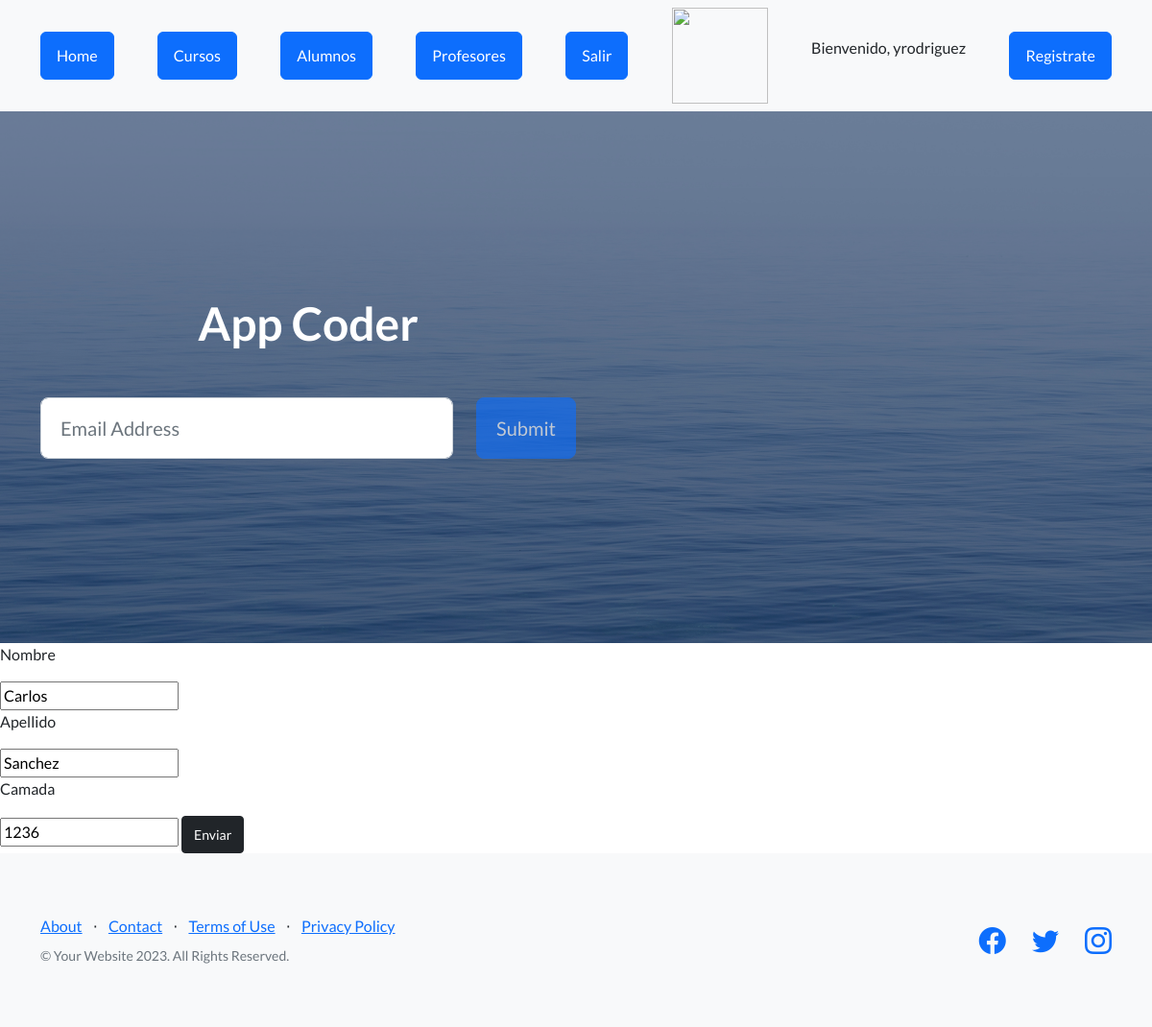
Page /AppCoder/editar_alumnos/1 (signed in) on the committed database.
### AppCoder/models.py (models this page shows, shortened)
class Alumnos(models.Model): #estoy creando una clase alumnos que esta heredando la clase de model generando herencia de funcionalidades
    nombre = models.CharField(max_length=40) #campo char es str >> estoy definiendo tipo de dato de columna
    apellido = models.CharField(max_length=40)
    camada = models.IntegerField() #campo char es int >> estoy definiendo tipo de dato de columna
    class Meta:
        db_table = "AppCoder_alumnos"  # Especifica el nombre de la tabla en la base de datos

### AppCoder/views.py (the view)
# urls.py: path("editar_alumnos/<int:id>", views.editar_alumnos, name="editar_alumnos"),
@login_required
def editar_alumnos(request, id):
    alumnos = Alumnos.objects.get(id=id)
    if request.method == "POST":
        mi_formulario = Alumnos_formulario(request.POST)
        if mi_formulario.is_valid():
            datos = mi_formulario.cleaned_data
            alumnos.nombre = datos["nombre"]
            alumnos.apellido = datos["apellido"]
            alumnos.camada = datos["camada"]
            alumnos.save()
            alumnos = Alumnos.objects.all()
            return render(request, "alumnos.html", {"alumnos": alumnos})
    else:
        mi_formulario = Alumnos_formulario(initial={"nombre": alumnos.nombre, "apellido": alumnos.apellido, "camada": alumnos.camada})
    return render(request, "editar_alumnos.html", {"mi_formulario": mi_formulario, "alumnos": alumnos})

### AppCoder/forms.py
class Alumnos_formulario(forms.Form):
    nombre = forms.CharField(max_length=30)
    apellido = forms.CharField(max_length=30)
    camada = forms.IntegerField()

### AppCoder/template/editar_alumnos.html (shortened to what this page needs)
{% extends "padre.html" %}
{% load static %}
{% block contenido %}
<form action="{% url 'editar_alumnos' alumnos.id %}" method="POST">
    <p>Nombre</p>
    {{ mi_formulario.nombre }}
    <p>Apellido</p>
    {{ mi_formulario.apellido }}
    <p>Camada</p>
    {{ mi_formulario.camada }}
    <button class="btn btn-dark btn-sm">Enviar</button>
</form>
{% endblock %}

### AppCoder/template/padre.html (shortened to what this page needs)
<!DOCTYPE html>
<html lang="en">
    <head>
        {% load static %}
        <link href="https://cdn.jsdelivr.net/npm/bootstrap-icons@1.5.0/font/bootstrap-icons.css" rel="stylesheet" type="text/css" />
        <link href="{% static 'AppCoder/css/styles.css' %}" rel="stylesheet" />
    </head>
    <body>
        <nav class="navbar navbar-light bg-light static-top">
            <div class="container">
                <a class="btn btn-primary" href="{% url 'home' %}">Home</a>
                <a class="btn btn-primary" href="{% url 'cursos' %}">Cursos</a>
                <a class="btn btn-primary" href="{% url 'alumnos' %}">Alumnos</a>
                <a class="btn btn-primary" href="{% url 'profesores' %}">Profesores</a>
        <form action="{% url 'logout' %}" method="post">
            <button type="submit" class="btn btn-primary">Salir</button>
        </form>
        <img src="{{ url }}" alt="" width="100px" height="100px">
        <p>Bienvenido, {{user.username}}</p>
                <a class="btn btn-primary" href="{% url 'Register' %}">Registrate</a>
            </div>
        </nav>
        <header class="masthead">
            <div class="container position-relative">
                    <div class="col-xl-6">
                        <div class="text-center text-white">
                            <h1 class="mb-5">App Coder</h1>
                            <form class="form-subscribe" id="contactForm" data-sb-form-api-token="API_TOKEN">
                                <div class="row">
                                    <div class="col">
                                        <input class="form-control form-control-lg" id="emailAddress" type="email" placeholder="Email Address" data-sb-validations="required,email" />
                                    </div>
                                    <div class="col-auto"><button class="btn btn-primary btn-lg disabled" id="submitButton" type="submit">Submit</button></div>
                                </div>
                            </form>
                        </div>
                    </div>
                </div>
        </header>
        {% block contenido %}{% endblock %}
        <footer class="footer bg-light">
            <div class="container">
                <div class="row">
                    <div class="col-lg-6 h-100 text-center text-lg-start my-auto">
                        <ul class="list-inline mb-2">
                            <li class="list-inline-item"><a href="#!">About</a></li>
                            <li class="list-inline-item">⋅</li>
                            <li class="list-inline-item"><a href="#!">Contact</a></li>
                            <li class="list-inline-item">⋅</li>
                            <li class="list-inline-item"><a href="#!">Terms of Use</a></li>
                            <li class="list-inline-item">⋅</li>
                            <li class="list-inline-item"><a href="#!">Privacy Policy</a></li>
                        </ul>
                        <p class="text-muted small mb-4 mb-lg-0">&copy; Your Website 2023. All Rights Reserved.</p>
                    </div>
                    <div class="col-lg-6 h-100 text-center text-lg-end my-auto">
                        <ul class="list-inline mb-0">
                            <li class="list-inline-item me-4">
                                <a href="#!"><i class="bi-facebook fs-3"></i></a>
                            </li>
                            <li class="list-inline-item me-4">
                                <a href="#!"><i class="bi-twitter fs-3"></i></a>
                            </li>
                            <li class="list-inline-item">
                                <a href="#!"><i class="bi-instagram fs-3"></i></a>
                            </li>
                        </ul>
                    </div>
                </div>
            </div>
        </footer>
    </body>
</html>

### rows in the picture
Alumnos: nombre "Carlos", apellido "Sanchez", camada "1236"

### other values in the picture
{{ user.username }} "yrodriguez"
